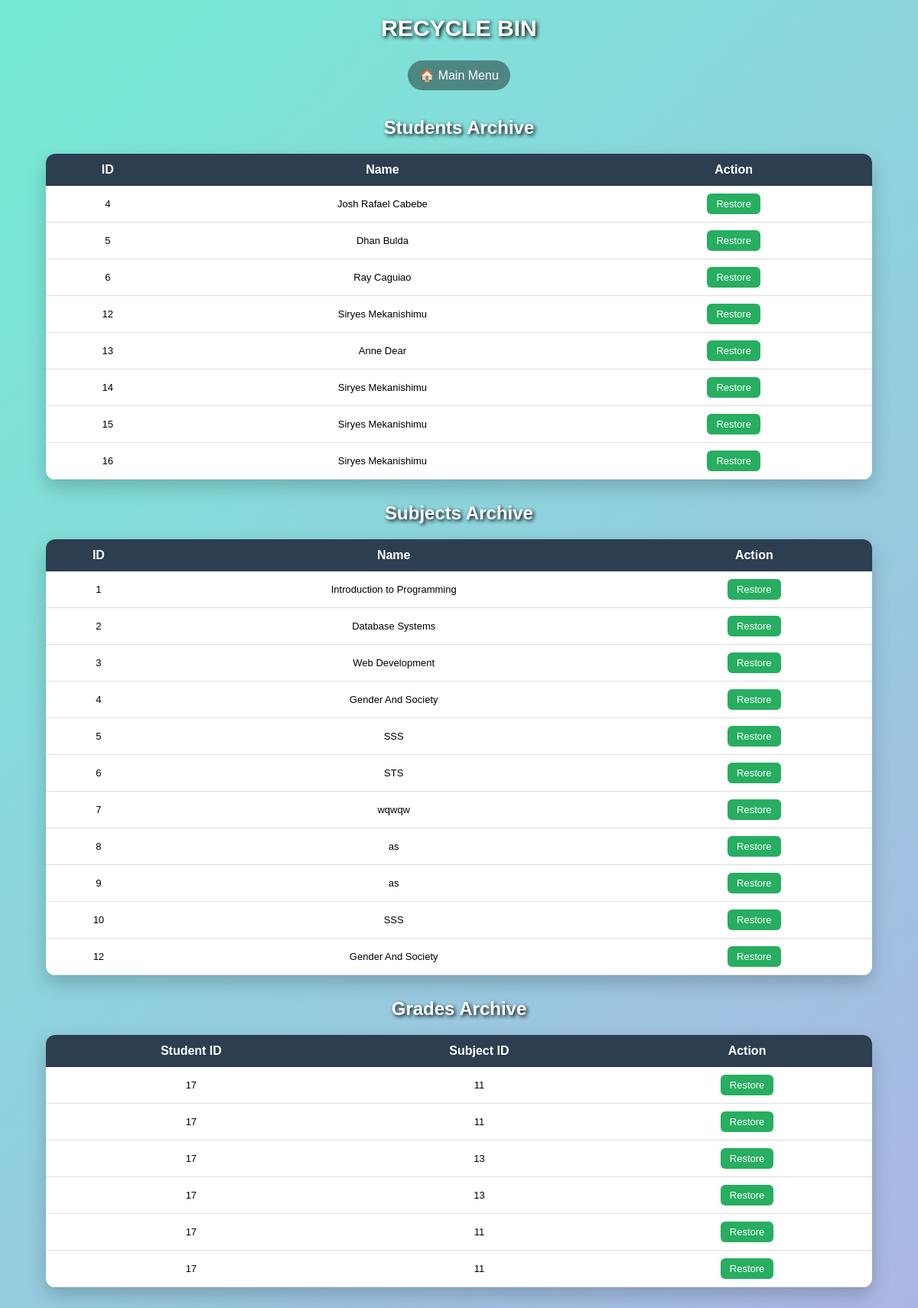
/archive.php, run on the app's committed database.
### tables this page shows
CREATE TABLE `students_archive` (
  `StudentID` int(11) NOT NULL,
  `FirstName` text DEFAULT NULL,
  `LastName` text DEFAULT NULL,
  `Age` int(11) DEFAULT NULL,
  `Address` text DEFAULT NULL,
  `Contact` varchar(15) NOT NULL,
  `Course` text DEFAULT NULL,
  `Gender` text DEFAULT NULL,
  `YearLevel` text DEFAULT NULL
);

CREATE TABLE `subjects_archive` (
  `subject_id` int(11) NOT NULL,
  `subject_name` varchar(100) DEFAULT NULL,
  `units` int(11) DEFAULT NULL
);

CREATE TABLE `grades_archive` (
  `grade_id` int(11) NOT NULL,
  `student_id` int(11) DEFAULT NULL,
  `subject_id` int(11) DEFAULT NULL,
  `teacher_name` varchar(100) DEFAULT NULL,
  `midterm` decimal(5,2) DEFAULT NULL,
  `final` decimal(5,2) DEFAULT NULL,
  `average` decimal(5,2) DEFAULT NULL,
  `remarks` varchar(10) DEFAULT NULL
);

### archive.php (the view, shortened to what this page needs)
<?php
$conn = new mysqli("localhost", "root", "", "studentrecordsV1");
?>
<!DOCTYPE html>
<html>
<head>
</head>
<body>
<div class="header">RECYCLE BIN</div>
<div class="nav">
    <a href="index.php">🏠 Main Menu</a>
</div>
<h2>Students Archive</h2>
<table>
<tr>
    <th>ID</th>
    <th>Name</th>
    <th>Action</th>
</tr>
<?php
$res = $conn->query("SELECT * FROM Students_Archive");
while ($row = $res->fetch_assoc()):
?>
<tr>
    <td><?= $row['StudentID'] ?></td>
    <td><?= $row['FirstName'] . " " . $row['LastName'] ?></td>
    <td>
        <a class="restore-btn" href="archive.php?restore_student=<?= $row['StudentID'] ?>">
            Restore
        </a>
    </td>
</tr>
<?php endwhile; ?>
</table>
<h2>Subjects Archive</h2>
<table>
<tr>
    <th>ID</th>
    <th>Name</th>
    <th>Action</th>
</tr>
<?php
$res = $conn->query("SELECT * FROM Subjects_Archive");
while ($row = $res->fetch_assoc()):
?>
<tr>
    <td><?= $row['subject_id'] ?></td>
    <td><?= $row['subject_name'] ?></td>
    <td>
        <a class="restore-btn" href="archive.php?restore_subject=<?= $row['subject_id'] ?>">
            Restore
        </a>
    </td>
</tr>
<?php endwhile; ?>
</table>
<h2>Grades Archive</h2>
<table>
<tr>
    <th>Student ID</th>
    <th>Subject ID</th>
    <th>Action</th>
</tr>
<?php
$res = $conn->query("SELECT * FROM Grades_Archive");
while ($row = $res->fetch_assoc()):
?>
<tr>
    <td><?= $row['student_id'] ?></td>
    <td><?= $row['subject_id'] ?></td>
    <td>
        <a class="restore-btn" href="archive.php?restore_grade=<?= $row['grade_id'] ?>">
            Restore
        </a>
    </td>
</tr>
<?php endwhile; ?>
</table>
</body>
</html>

### archive.php (style rules this page uses)
body { font-family: Arial; margin: 0; background: linear-gradient(135deg, #74ebd5, #ACB6E5); }
.header { text-align: center; padding: 20px; font-size: 30px; font-weight: bold; color: white; text-shadow: 2px 2px 5px black; }
.nav { text-align: center; margin-bottom: 20px; }
.nav a { display: inline-block; padding: 10px 15px; margin: 5px; border-radius: 20px; text-decoration: none; color: white; background: rgba(0,0,0,0.4); transition: 0.2s; }
h2 { text-align: center; color: white; text-shadow: 2px 2px 5px black; margin-top: 30px; }
table { width: 90%; margin: 10px auto 30px auto; background: white; border-collapse: collapse; border-radius: 12px; overflow: hidden; box-shadow: 0 10px 25px rgba(0,0,0,0.2); }
th { background: #2c3e50; color: white; padding: 12px; }
td { padding: 10px; text-align: center; border-bottom: 1px solid #ddd; font-size: 13px; }
.restore-btn { display: inline-block; padding: 6px 12px; border-radius: 6px; background: #27ae60; color: white; text-decoration: none; font-size: 13px; transition: 0.2s; }

### data on the page
students_archive: StudentID "4", FirstName "Josh Rafael", LastName "Cabebe"
students_archive: StudentID "5", FirstName "Dhan", LastName "Bulda"
students_archive: StudentID "6", FirstName "Ray", LastName "Caguiao"
students_archive: StudentID "12", FirstName "Siryes", LastName "Mekanishimu"
students_archive: StudentID "13", FirstName "Anne", LastName "Dear"
students_archive: StudentID "14", FirstName "Siryes", LastName "Mekanishimu"
students_archive: StudentID "15", FirstName "Siryes", LastName "Mekanishimu"
students_archive: StudentID "16", FirstName "Siryes", LastName "Mekanishimu"
subjects_archive: subject_id "1", subject_name "Introduction to Programming"
subjects_archive: subject_id "2", subject_name "Database Systems"
subjects_archive: subject_id "3", subject_name "Web Development"
subjects_archive: subject_id "4", subject_name "Gender And Society"
subjects_archive: subject_id "5", subject_name "SSS"
subjects_archive: subject_id "6", subject_name "STS"
subjects_archive: subject_id "7", subject_name "wqwqw"
subjects_archive: subject_id "8", subject_name "as"
subjects_archive: subject_id "9", subject_name "as"
subjects_archive: subject_id "10", subject_name "SSS"
subjects_archive: subject_id "12", subject_name "Gender And Society"
grades_archive: student "17", subject "11"
grades_archive: student "17", subject "11"
grades_archive: student "17", subject "13"
grades_archive: student "17", subject "13"
grades_archive: student "17", subject "11"
grades_archive: student "17", subject "11"
